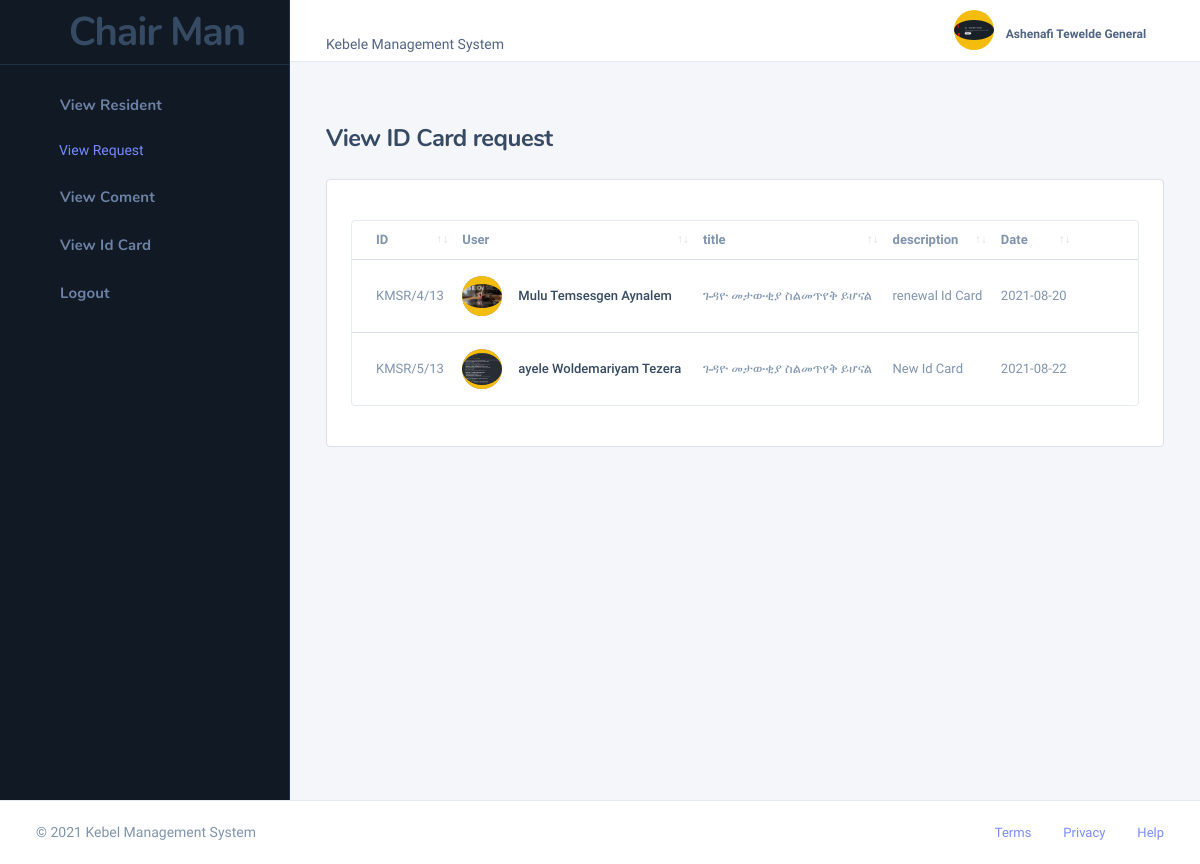
Page /chairman/view_id_request.php (signed in) on the committed database.
### tables this page shows
CREATE TABLE `request_id_card` (
  `id` int(11) NOT NULL,
  `resident_username` varchar(50) NOT NULL,
  `title` varchar(200) NOT NULL,
  `description` text DEFAULT NULL,
  `date` date NOT NULL DEFAULT current_timestamp(),
  `status` varchar(50) NOT NULL DEFAULT 'pending',
  `message` text NOT NULL
);

CREATE TABLE `resident` (
  `id` int(11) NOT NULL,
  `custom_id` varchar(100) NOT NULL DEFAULT 'KMSR/',
  `residentUsername` varchar(30) NOT NULL,
  `recordOfficerId` int(11) NOT NULL,
  `userPhoto` varchar(255) NOT NULL,
  `firstName` varchar(99) NOT NULL,
  `nationality` varchar(99) NOT NULL,
  `woreda` varchar(50) NOT NULL,
  `region` varchar(50) NOT NULL,
  `kebele` varchar(10) NOT NULL,
  `birthDate` date NOT NULL,
  `gender` varchar(30) NOT NULL,
  `houseNumber` int(11) NOT NULL,
  `phoneNumber` int(11) NOT NULL,
  `motherFullName` varchar(200) NOT NULL,
  `fatherFullName` varchar(200) NOT NULL,
  `levelOfEducation` varchar(200) NOT NULL,
  `profession` varchar(200) NOT NULL,
  `maritalStatus` varchar(200) NOT NULL,
  `emergencyFamilyName` varchar(200) NOT NULL,
  `emergencyFamilyNumber` int(11) NOT NULL,
  `city` varchar(200) NOT NULL,
  `createdDate` datetime NOT NULL DEFAULT current_timestamp(),
  `status` varchar(55) NOT NULL DEFAULT 'active'
);

### chairman/view_id_request.php (the view, shortened to what this page needs)
<!DOCTYPE html>
<html lang="zxx" class="js">
<?php include './include/header.php' ?>
<?php include '../database/database.php' ?>
<body class="nk-body bg-lighter npc-general has-sidebar ">
    <div class="nk-app-root">
        <div class="nk-main ">
            <?php include './include/sidebar.php' ?>
            <div class="nk-wrap ">
                <?php include './include/navbar.php' ?>
                <div class="nk-content ">
                    <div class="container-fluid">
                        <div class="nk-content-inner">
                            <div class="nk-content-body">
                                <div class="nk-block-head nk-block-head-sm">
                                </div>
                                <div class="nk-block nk-block-lg">
                                    <div class="nk-block-head">
                                        <div class="nk-block-head-content">
                                            <h4 class="nk-block-title">View ID Card request </h4>
                                        </div>
                                    </div>
                                    <div class="card card-preview">
                                        <div class="card-inner">
                                            <div id="DataTables_Table_1_wrapper"
                                                class="dataTables_wrapper dt-bootstrap4 no-footer">
                                                <div class="datatable-wrap my-3">
                                                    <table
                                                        class="datatable-init nowrap nk-tb-list nk-tb-ulist dataTable no-footer"
                                                        data-auto-responsive="false" id="DataTables_Table_1" role="grid"
                                                        aria-describedby="DataTables_Table_1_info">
                                                        <thead>
                                                            <tr class="nk-tb-item nk-tb-head" role="row">
                                                                <th class="nk-tb-col sorting" tabindex="0"
                                                                    aria-controls="DataTables_Table_1" rowspan="1"
                                                                    colspan="1"
                                                                    aria-label="User: activate to sort column ascending">
                                                                    <span class="sub-text">ID</span>
                                                                </th>
                                                                <th class="nk-tb-col sorting" tabindex="0"
                                                                    aria-controls="DataTables_Table_1" rowspan="1"
                                                                    colspan="1"
                                                                    aria-label="User: activate to sort column ascending">
                                                                    <span class="sub-text">User</span>
                                                                </th>
                                                                <th class="nk-tb-col tb-col-mb sorting" tabindex="0"
                                                                    aria-controls="DataTables_Table_1" rowspan="1"
                                                                    colspan="1"
                                                                    aria-label="title: activate to sort column ascending">
                                                                    <span class="sub-text">title</span>
                                                                </th>
                                                                <th class="nk-tb-col tb-col-md sorting" tabindex="0"
                                                                    aria-controls="DataTables_Table_1" rowspan="1"
                                                                    colspan="1"
                                                                    aria-label="description: activate to sort column ascending">
                                                                    <span class="sub-text">description</span>
                                                                </th>
                                                                <th class="nk-tb-col tb-col-lg sorting" tabindex="0"
                                                                    aria-controls="DataTables_Table_1" rowspan="1"
                                                                    colspan="1"
                                                                    aria-label="Date: activate to sort column ascending">
                                                                    <span class="sub-text">Date</span>
                                                                </th>
                                                                <th class="nk-tb-col nk-tb-col-tools text-right sorting"
                                                                    tabindex="0" aria-controls="DataTables_Table_1"
                                                                    rowspan="1" colspan="1" aria-label="
                                                            : activate to sort column ascending">
                                                                </th>
                                                            </tr>
                                                        </thead>
                                                        <tbody>
                                                            <?php
                                                            $sql = mysqli_query($conn, "SELECT CONCAT(resident.firstName)as fullname,request_id_card.id as tID, resident.residentUsername as username, resident.id as id,resident.userPhoto as userphoto, `resident_username`, `title`, `description`, request_id_card.status as stat, request_id_card.date FROM `request_id_card` INNER JOIN resident on resident_username =resident.residentUsername WHERE 1 ORDER BY `request_id_card`.`id` ASC");
                                                            while ($row = mysqli_fetch_assoc($sql)) {
                                                                $fullname = $row['fullname'];
                                                                $tID = $row['tID'];
                                                                $userphoto = $row['userphoto'];
                                                                $title = $row['title'];
                                                                $description = substr($row['description'], 0, 30);
                                                                $date = $row['date'];
                                                            ?>
                                                            <tr class="nk-tb-item even">
                                                                <td class="nk-tb-col tb-col-mb" data-order="35040.34">
                                                                    <span
                                                                        class="tb-role"><?php echo 'KMSR/';
                                                                                                echo htmlspecialchars($tID) . '/13' ?></span>
                                                                </td>
                                                                <td class="nk-tb-col">
                                                                    <div class="user-card">
                                                                        <div
                                                                            class="user-avatar bg-dim-primary d-none d-sm-flex">
                                                                            <div
                                                                                class="user-avatar user-avatar-sm bg-warning">
                                                                                <img src="./images/<?php echo $userphoto ?>"
                                                                                    alt="">
                                                                            </div>
                                                                        </div>
                                                                        <div class="user-info">
                                                                            <span class="tb-lead">
                                                                                <?php echo htmlspecialchars($fullname) ?></span>
                                                                        </div>
                                                                    </div>
                                                                </td>
                                                                <td class="nk-tb-col tb-col-mb" data-order="35040.34">
                                                                    <span
                                                                        class="tb-role"><?php echo htmlspecialchars($title) ?></span>
                                                                </td>
                                                                <td class="nk-tb-col tb-col-md">
                                                                    <p><span style="width: 10px;">
                                                                            <?php echo $description ?></span>
                                                                    </p>
                                                                </td>
                                                                <td class="nk-tb-col tb-col-lg">
                                                                    <span><?php echo htmlspecialchars($date) ?></span>
                                                                </td>
                                                                <td class="nk-tb-col nk-tb-col-tools">
                                                                    <ul class="nk-tb-actions gx-1">
                                                                        <li>
                                                                            <div class="drodown">
                                                                                <a href="#"
                                                                                    class="dropdown-toggle btn btn-icon btn-trigger"
                                                                                    data-toggle="dropdown"><em
                                                                                        class="icon ni ni-more-h"></em></a>
                                                                            </div>
                                                                        </li>
                                                                    </ul>
                                                                </td>
                                                            </tr>
                                                            <?php
                                                            }
                                                            ?>
                                                        </tbody>
                                                    </table>
                                                </div>
                                            </div>
                                        </div>
                                    </div>
                                </div>
                            </div>
                        </div>
                    </div>
                </div>
            </div>
        </div>
    </div>
    <?php include './include/footer.php' ?>
</body>
</html>

### rows in the picture
request_id_card: id "4", resident.userPhoto (picture), fullname "Mulu Temsesgen Aynalem", title "ጉዳዮ መታውቂያ ስልመጥየቅ ይሆናል", description "renewal Id Card", date "2021-08-20"
request_id_card: id "5", resident.userPhoto (picture), fullname "ayele Woldemariyam Tezera", title "ጉዳዮ መታውቂያ ስልመጥየቅ ይሆናል", description "New Id Card", date "2021-08-22"

### other values in the picture
$_SESSION['fullName'] "Ashenafi Tewelde General"
